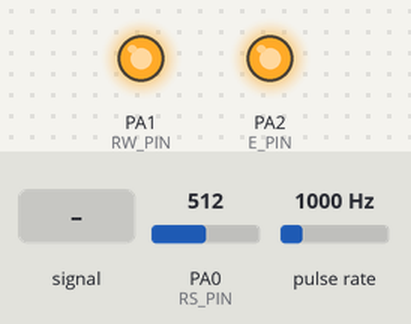
Bench run of a program on a simulated ATmega32, built with avr-gcc and emulated at 8 MHz. Parts: output pins drawn as LEDs (lit = HIGH). Wiring (inferred from the names in the program): pulse sensor: data PD6. Dashed ring = blinking. Inputs (shaded band) come from the test bench; at power-on: PA0 (RS_PIN) = 512, pulse rate 1000 Hz. Pins used as bus, display or sensor lines are not drawn.

Above: at 1.2 s.
1.3 s: PA0 (RS_PIN) fed a 2 Hz sine of ±306 counts around its level
At 1.87 s:
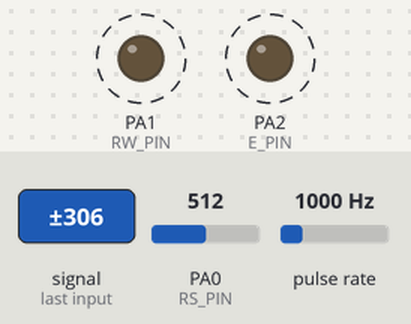
4.3 s: PA0 (RS_PIN) set to 122
At 4.6 s:
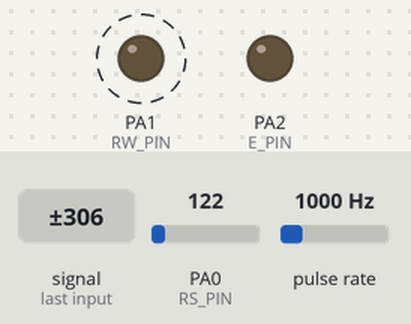
5.8 s: PA0 (RS_PIN) set to 196
7.3 s: PA0 (RS_PIN) set to 231
At 8.5 s:
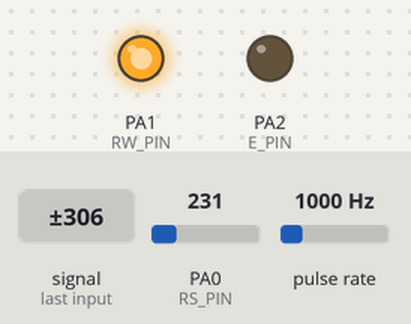
8.8 s: PA0 (RS_PIN) fed a 200 Hz sine of ±81 counts around its level
At 9.5 s:
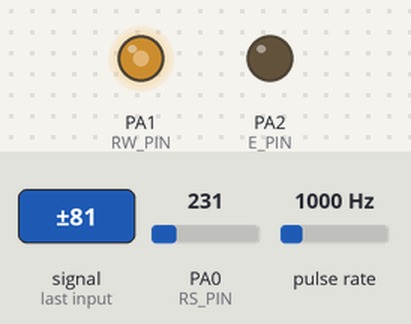
10.5 s: PA0 (RS_PIN) set to 511
At 11.4 s:
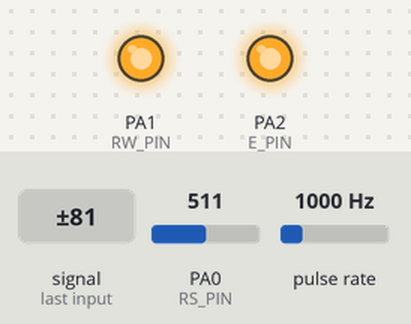
Timing chart, 0 to 13.0 s (numbered marks = the images above; inputs shaded):
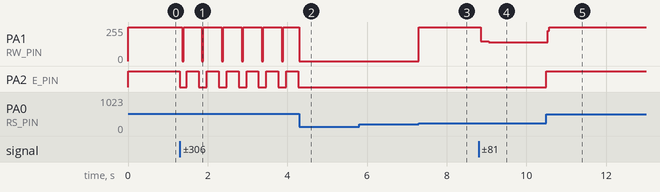

Measured:
- the behaviour switches between 214 and 215 on PA0 (RS_PIN) (found by bisection; images 2 and 3)
- after the input at 1.3 s, PA1 (RW_PIN): alternates 255/255 for 0.46 s and 0/255 for 0.04 s, starting after 0.06 s; PA2 (E_PIN): alternates HIGH for 0.30 s and LOW for 0.20 s, starting at once
- after the input at 4.3 s, PA2 (E_PIN): stops changing and stays LOW
- after the input at 5.8 s, every drawn part: stays the same
- after the input at 7.3 s, PA1 (RW_PIN): 0/255 → 255/255 at once
- after the input at 8.8 s, PA1 (RW_PIN): 255/255 → 149/255 after 0.05 s, → 142/255 0.20 s later
- after the input at 10.5 s, PA1 (RW_PIN): 142/255 → 255/255 at once; PA2 (E_PIN): LOW → HIGH at once

The program:

main.c
```c
#define F_CPU 8000000UL
#include <util/delay.h>

// Libraries
#include "./Include/LIB/BIT_MATH.h"
#include "./Include/LIB/STD_TYPES.h"

// MCAL
#include "./Include/MCAL/DIO/DIO.h"
#include "./Include/MCAL/EXTI/EXTI.h"
#include "./Include/MCAL/ADC/ADC.h"
#include "./Include/MCAL/TIMER0/TIMER0.h"
#include "./Include/MCAL/TIMER1/TIMER1.h"
#include "./Include/MCAL/TIMER2/TIMER2.h"
#include "./Include/MCAL/WDT/WDT.h"
#include "./Include/MCAL/UART/UART.h"
#include "./Include/MCAL/SPI/SPI.h"
#include "./Include/MCAL/TWI/TWI.h"

// HAL
#include "./Include/HAL/SSD/SSD.h"
#include "./Include/HAL/LCD/LCD.h"
#include "./Include/HAL/KEYPAD/KEYPAD.h"
#include "./Include/HAL/SERVO/SERVO.h"
#include "./Include/HAL/ULTRASONIC/ULTRASONIC.h"
#include "./Include/HAL/RTC/RTC.h"
#include "./Include/HAL/ExEEPROM/ExEEPROM.h"

// services
#include "./Include/SERVICES/TIMERs/Timers.h"
#include "./Include/SERVICES/UART/UART_serv.h"

//simulink
#include "./Include/Simulink/LDR.h"
#include "./Include/Simulink/lampLogicFunc.h"

void main()
{
    DIO_InitPin(PORTA,PIN0,PIN_INPUT,PIN_FLOATING);
    DIO_InitPin(PORTA,PIN1,PIN_OUTPUT,PIN_LOW);
    DIO_InitPin(PORTA,PIN2,PIN_OUTPUT,PIN_LOW);
    DIO_InitPin(PORTA,PIN3,PIN_OUTPUT,PIN_LOW);
    ADC_voidInit(ADC_PRESCALER_64,AVCC);
    while (1)
    {

        rtU.ADCreading_u16 = ADC_u16GetDigitalValueBlocking(ADC0);
        lampLogicFunc(rtU.ADCreading_u16, &rtY.firstLamp_B, &rtY.secondLamp_B,
                      &rtY.thirdLamp_B);
        DIO_WritePin(PORTA, PIN1, rtY.firstLamp_B);
        DIO_WritePin(PORTA, PIN2, rtY.secondLamp_B);
        DIO_WritePin(PORTA, PIN3, rtY.thirdLamp_B);

    }
}
```

Timers.c
```c
// (licence header left out)
/************* includes ***************/
#include "./Timers.h"

/************* Variables Declaration ***************/
static volatile uint8_t global_u8Flag = 0;
static volatile uint32_t t1,t2,t3;

/************* function prototypes ***************/
static void func_ICU(void);

void PWM_voidInit()
{
    TIMER1_voidInit(TIMER1_FAST_PWM_ICR1,TIMER1_PRESCALER_8,TIMER1_COMPARE_OUTPUT_MODE_A_NON_INVERTING,TIMER1_COMPARE_OUTPUT_MODE_B_NON_INVERTING);
}

void PWM_Freq_KHz(uint16_t Freq)
{
    if(Freq ==0);
    else
    {
        uint16_t Ttotal =1000/Freq; //first frequency in KHz then convert it to microseconds
        if(Ttotal >= 1) TIMER1_voidSetICR1Value(Ttotal-1);
        else TIMER1_voidSetICR1Value(0);
    }
}

void PWM_Freq_Hz(uint16_t Freq)
{
    if(Freq ==0);
    else
    {
        uint16_t Ttotal =1000000/Freq;
        if(Ttotal >= 1) TIMER1_voidSetICR1Value(Ttotal-1);
        else TIMER1_voidSetICR1Value(0);
    }
}

void PWM_voidDutyCycle(uint16_t DutyCycle)
{
    if(DutyCycle <= 100)
    {
        uint16_t Ton = (((uint32_t)DutyCycle * (TIMER1_voidGetICR1()+1)) / 100);
        if(Ton>= 1) TIMER1_voidSetOCR1AValue(Ton-1);
        else TIMER1_voidSetOCR1AValue(0);
    }
}

// Synchronus Function
void PWM_Measure(uint32_t *PFreq,uint8_t *Pduty)
{
    uint16_t Ton,Toff;
    TIMER1_voidSetTCNT1Value(0);
    TIMER1_voidSetCallBackCapture(func_ICU);
    TIMER1_voidInputCaptureEdge(RISING);
    TIMER1_voidCaptureInterruptEnable();
    global_u8Flag = 0;
    /*
    why setting flag=0 ?
    if it configure while it on the rising state already it will get wrong value
    / ----->----                ----------                 _________
    / |        |               ^         ∨                ^         |
    __|        |_______________|         |________________|         |
    /  wrong indicat           t1        t2               t3
    */
    while (global_u8Flag < 3);
    Ton = t2 - t1;
    Toff = t3 - t2;
    *Pduty = (Ton * 100) / (Ton + Toff);
    *PFreq = (uint32_t)1000000 / (Toff + Ton);
}

//this function is used to create interrupt every time in ms you want with call back function
void TIMER1_setInterruptTime_ms(uint16_t time,void (*pf)(void))
{
    time=(time*1000)-1;
    TIMER1_voidSetOCR1AValue(time);
    TIMER1_voidSetCallBackCOMA(pf);
    TIMER1_voidCompareAInterruptEnable();
    TIMER1_voidInit(TIMER1_CTC_OCR1A, TIMER1_PRESCALER_8, TIMER1_COMPARE_OUTPUT_MODE_A_NORMAL, TIMER1_COMPARE_OUTPUT_MODE_B_NORMAL);
}

//this function is used to create interrupt every time in us you want with call back function
void TIMER1_setInterruptTime_us(uint16_t time,void (*pf)(void))
{
    time-=1;
    TIMER1_voidSetOCR1AValue(time);
    TIMER1_voidSetCallBackCOMA(pf);
    TIMER1_voidCompareAInterruptEnable();
    TIMER1_voidInit(TIMER1_CTC_OCR1A, TIMER1_PRESCALER_8, TIMER1_COMPARE_OUTPUT_MODE_A_NORMAL, TIMER1_COMPARE_OUTPUT_MODE_B_NORMAL);
}

/***************** Call Backs ********************/
//ICU call back function
static void func_ICU(void)
{
    if (global_u8Flag == 0)
    {
        t1 = TIMER1_voidGetICR1();
        TIMER1_voidInputCaptureEdge(FALLING);
        global_u8Flag = 1;
    }
    else if (global_u8Flag == 1)
    {
        t2 = TIMER1_voidGetICR1();
        TIMER1_voidInputCaptureEdge(RISING);
        global_u8Flag = 2;
    }
    else if (global_u8Flag == 2)
    {
        t3 = TIMER1_voidGetICR1();
        TIMER1_voidCaptureInterruptDisable();
        global_u8Flag = 3;
    }
}
```

Timers.h
```c
// (licence header left out)
#ifndef _TIMERS_SERVICES_H_
#define _TIMERS_SERVICES_H_


/************* includes ***************/
#include "./../../MCAL/TIMER1/TIMER1.h"

/************* macros ***************/

/************* typedefs ***************/

/************* function prototypes ***************/
void PWM_voidInit();
void PWM_Freq_KHz(uint16_t Freq);
void PWM_Freq_Hz(uint16_t Freq);
void PWM_voidDutyCycle(uint16_t DutyCycle);
void PWM_Measure(uint32_t *PFreq, uint8_t *Pduty);

#endif /* _TIMERS_SERVICES_H_ */
```

UART_serv.c
```c
// (licence header left out)
/*-------------------------------------section includes---------------------------------------*/
#include "./UART_serv.h"
/*--------------------------------------------------------------------------------------------*/

/*---------------------------------------Variables Declarations-------------------------------*/
static uint8_t *str_send;
static uint8_t *str_read;
/*--------------------------------------------------------------------------------------------*/


/*---------------------------------------function declarations--------------------------------*/
static void sendAsynch_CallBack();
static void raedAsynch_CallBack();
/*--------------------------------------------------------------------------------------------*/


/*---------------------------------------function definitions---------------------------------*/
void UART_voidSendStringSynch(uint8_t *A_u8String)
{
    while (*A_u8String != '\0')
    {
        UART_voidSendByteSynch(*A_u8String);
        A_u8String++;
    }
}

void UART_voidReadStringSynch(uint8_t *A_u8String)
{
    uint8_t i=0;
    A_u8String[i] = UART_u8ReadByteSynch();
    while (A_u8String[i] != '#')
    {
        i++;
        A_u8String[i] = UART_u8ReadByteSynch();
    }
    A_u8String[i] = '\0'; // null terminate the string
}

void UART_voidSendStringAsynch(uint8_t *A_u8String)
{
    UART_voidSetCallTXC(sendAsynch_CallBack);
    UART_voidTXInterruptEnable();
    UART_voidSendByteNoBlock(A_u8String[0]);
    str_send = A_u8String;
}

void UART_voidReadStringAsynch(uint8_t *A_u8String)
{
    UART_voidSetCallRXC(raedAsynch_CallBack);
    UART_voidRXInterruptEnable();
    str_read=A_u8String;
}

static void raedAsynch_CallBack()
{
    static uint8_t i=0;
    str_read[i]=UART_u8ReadByteNoBlock();
    if(str_read[i]=='#')
    {
        str_read[i]='\0';
        i=0;
    }
    else i++;
}

static void sendAsynch_CallBack()
{
    static uint8_t i=1;
    if (str_send[i] != '\0')
    {
        UART_voidSendByteNoBlock(str_send[i]);
        i++;
    }else
    {
        i=1;
    }
}


/*--------------------------------------------------------------------------------------------*/
```

UART_serv.h
```c
#ifndef _UART_SERV_H
#define _UART_SERV_H

/*-------------------------------------section includes---------------------------------------*/
#include "./../../MCAL/UART/UART.h"
/*--------------------------------------------------------------------------------------------*/

void UART_voidSendStringSynch(uint8_t *A_u8String);
void UART_voidReadStringSynch(uint8_t *A_u8String);
void UART_voidSendStringAsynch(uint8_t *A_u8String);
void UART_voidReadStringAsynch(uint8_t *A_u8String);

#endif /* _UART_SERV_H */
```

LDR.c
```c
/*
 * File: LDR.c
 *
 * Code generated for Simulink model 'LDR'.
 *
 * Model version                  : 1.10
 * Simulink Coder version         : 24.1 (R2024a) 19-Nov-2023
 * C/C++ source code generated on : Tue May 20 18:34:20 2025
 *
 * Target selection: ert.tlc
 * Embedded hardware selection: Atmel->AVR (8-bit)
 * Code generation objectives:
 *    1. Execution efficiency
 *    2. RAM efficiency
 * Validation result: Not run
 */

#include "LDR.h"
#include "lampLogicFunc.h"

/* External inputs (root inport signals with default storage) */
ExtU rtU;

/* External outputs (root outports fed by signals with default storage) */
ExtY rtY;

/* Model step function */
void LDR_step(void)
{
  /* Outputs for Atomic SubSystem: '<Root>/lampLogicFunc' */

  /* Inport: '<Root>/ADCreading_u16' incorporates:
   *  Outport: '<Root>/firstLamp_B'
   *  Outport: '<Root>/secondLamp_B'
   *  Outport: '<Root>/thirdLamp_B'
   */
  lampLogicFunc(rtU.ADCreading_u16, &rtY.firstLamp_B, &rtY.secondLamp_B,
                &rtY.thirdLamp_B);

  /* End of Outputs for SubSystem: '<Root>/lampLogicFunc' */
}

/* Model initialize function */
void LDR_initialize(void)
{
  /* (no initialization code required) */
}

/*
 * File trailer for generated code.
 *
 * [EOF]
 */
```

LDR.h
```c
/*
 * File: LDR.h
 *
 * Code generated for Simulink model 'LDR'.
 *
 * Model version                  : 1.10
 * Simulink Coder version         : 24.1 (R2024a) 19-Nov-2023
 * C/C++ source code generated on : Tue May 20 18:34:20 2025
 *
 * Target selection: ert.tlc
 * Embedded hardware selection: Atmel->AVR (8-bit)
 * Code generation objectives:
 *    1. Execution efficiency
 *    2. RAM efficiency
 * Validation result: Not run
 */

#ifndef LDR_h_
#define LDR_h_
#ifndef LDR_COMMON_INCLUDES_
#define LDR_COMMON_INCLUDES_
#include "rtwtypes.h"
#endif                                 /* LDR_COMMON_INCLUDES_ */

#include "LDR_types.h"

/* External inputs (root inport signals with default storage) */
typedef struct {
  uint16_T ADCreading_u16;             /* '<Root>/ADCreading_u16' */
} ExtU;

/* External outputs (root outports fed by signals with default storage) */
typedef struct {
  boolean_T firstLamp_B;               /* '<Root>/firstLamp_B' */
  boolean_T secondLamp_B;              /* '<Root>/secondLamp_B' */
  boolean_T thirdLamp_B;               /* '<Root>/thirdLamp_B' */
} ExtY;

/* External inputs (root inport signals with default storage) */
extern ExtU rtU;

/* External outputs (root outports fed by signals with default storage) */
extern ExtY rtY;

/* Model entry point functions */
extern void LDR_initialize(void);
extern void LDR_step(void);

/*-
 * The generated code includes comments that allow you to trace directly
 * back to the appropriate location in the model.  The basic format
 * is <system>/block_name, where system is the system number (uniquely
 * assigned by Simulink) and block_name is the name of the block.
 *
 * Use the MATLAB hilite_system command to trace the generated code back
 * to the model.  For example,
 *
 * hilite_system('<S3>')    - opens system 3
 * hilite_system('<S3>/Kp') - opens and selects block Kp which resides in S3
 *
 * Here is the system hierarchy for this model
 *
 * '<Root>' : 'LDR'
 * '<S1>'   : 'LDR/lampLogicFunc'
 * '<S2>'   : 'LDR/lampLogicFunc/Truth Table'
 */
#endif                                 /* LDR_h_ */

/*
 * File trailer for generated code.
 *
 * [EOF]
 */
```

LDR_types.h
```c
/*
 * File: LDR_types.h
 *
 * Code generated for Simulink model 'LDR'.
 *
 * Model version                  : 1.10
 * Simulink Coder version         : 24.1 (R2024a) 19-Nov-2023
 * C/C++ source code generated on : Tue May 20 18:34:20 2025
 *
 * Target selection: ert.tlc
 * Embedded hardware selection: Atmel->AVR (8-bit)
 * Code generation objectives:
 *    1. Execution efficiency
 *    2. RAM efficiency
 * Validation result: Not run
 */

#ifndef LDR_types_h_
#define LDR_types_h_
#endif                                 /* LDR_types_h_ */

/*
 * File trailer for generated code.
 *
 * [EOF]
 */
```

lampLogicFunc.c
```c
/*
 * File: lampLogicFunc.c
 *
 * Code generated for Simulink model 'LDR'.
 *
 * Model version                  : 1.10
 * Simulink Coder version         : 24.1 (R2024a) 19-Nov-2023
 * C/C++ source code generated on : Tue May 20 18:34:20 2025
 *
 * Target selection: ert.tlc
 * Embedded hardware selection: Atmel->AVR (8-bit)
 * Code generation objectives:
 *    1. Execution efficiency
 *    2. RAM efficiency
 * Validation result: Not run
 */

#include "rtwtypes.h"
#include "lampLogicFunc.h"

/* Output and update for atomic system: '<Root>/lampLogicFunc' */
void lampLogicFunc(uint16_T rtu_ADCreading_u16, boolean_T *rty_firstLamp_B,
                   boolean_T *rty_secondLamp_B, boolean_T *rty_thirdLamp_B)
{
  uint8_T rtb_Divide;

  /* Product: '<S1>/Divide' incorporates:
   *  Constant: '<S1>/Constant'
   *  Gain: '<S1>/Gain1'
   */
  rtb_Divide = (uint8_T)(100UL * rtu_ADCreading_u16 / 1023UL);

  /* Truth Table: '<S1>/Truth Table' */
  /*  Example condition 1 */
  /*  Example condition 2 */
  /*  Condition #3 */
  if (rtb_Divide > 60) {
    /*  Example action 1 called from D1 & D2 column in condition table */
    *rty_firstLamp_B = true;
    *rty_secondLamp_B = true;
    *rty_thirdLamp_B = true;
  } else if (rtb_Divide > 40) {
    *rty_firstLamp_B = true;
    *rty_secondLamp_B = true;
    *rty_thirdLamp_B = false;
  } else if (rtb_Divide > 20) {
    /*  Example action 2 called from D3 column in condition table */
    *rty_firstLamp_B = true;
    *rty_secondLamp_B = false;
    *rty_thirdLamp_B = false;
  } else {
    /*  Default */
    *rty_firstLamp_B = false;
    *rty_secondLamp_B = false;
    *rty_thirdLamp_B = false;
  }

  /* End of Truth Table: '<S1>/Truth Table' */
}

/*
 * File trailer for generated code.
 *
 * [EOF]
 */
```

lampLogicFunc.h
```c
/*
 * File: lampLogicFunc.h
 *
 * Code generated for Simulink model 'LDR'.
 *
 * Model version                  : 1.10
 * Simulink Coder version         : 24.1 (R2024a) 19-Nov-2023
 * C/C++ source code generated on : Tue May 20 18:34:20 2025
 *
 * Target selection: ert.tlc
 * Embedded hardware selection: Atmel->AVR (8-bit)
 * Code generation objectives:
 *    1. Execution efficiency
 *    2. RAM efficiency
 * Validation result: Not run
 */

#ifndef lampLogicFunc_h_
#define lampLogicFunc_h_
#ifndef LDR_COMMON_INCLUDES_
#define LDR_COMMON_INCLUDES_
#include "rtwtypes.h"
#endif                                 /* LDR_COMMON_INCLUDES_ */

extern void lampLogicFunc(uint16_T rtu_ADCreading_u16, boolean_T
  *rty_firstLamp_B, boolean_T *rty_secondLamp_B, boolean_T *rty_thirdLamp_B);

#endif                                 /* lampLogicFunc_h_ */

/*
 * File trailer for generated code.
 *
 * [EOF]
 */
```

KEYPAD_Cfg.h
```c
// (licence header left out)
#ifndef INCLUDE_HAL_KEYPAD_KEYPAD_CONFIGURATION_H_
#define INCLUDE_HAL_KEYPAD_KEYPAD_CONFIGURATION_H_

#define KEYPAD_PORT PORTC
#define KEYPAD_SYMBOLS {{'7','8','9','/'},{'4','5','6','x'},{'1','2','3','-'},{'C','0','=','+'}};
#define ROW_PINS {PIN0,PIN1,PIN2,PIN3}
#define COL_PINS {PIN4,PIN5,PIN6,PIN7}

#define COLS_NUMBER 4
#define ROWS_NUMBER 4

#define DEBOUNCING_DELAY 150
#define KEY_NOT_PRESSED 255

#define FLAG_UP 1
#define FLAG_DOWN 0


#endif /* INCLUDE_HAL_KEYPAD_KEYPAD_CONFIGURATION_H_ */
```

LCD_Cfg.h
```c
// (licence header left out)
#ifndef INCLUDE_HAL_LCD_LCD_CONFIGURATION_H_
#define INCLUDE_HAL_LCD_LCD_CONFIGURATION_H_

#include "./../../MCAL/DIO/DIO.h"
#include "./../../LIB/STD_TYPES.h"
#include "./../../LIB/BIT_MATH.h"


#define LCD_CONTROL_PORT PORTA
#define LCD_DATA_PORT PORTA

#define RS_PIN PIN0
#define RW_PIN PIN1
#define E_PIN PIN2

//for 4-bit mode choose the data pins
#define LCD_PIN0 PIN3
#define LCD_PIN1 PIN4
#define LCD_PIN2 PIN5
#define LCD_PIN3 PIN6

#define LCD_ROW_ONE 1
#define LCD_ROW_TWO 2

/*
Options:-
    _4_BIT_MODE
    _8_BIT_MODE
*/
#define LCD_MODE _4_BIT_MODE

/*
Options:-
    ONE_LINE
    TWO_LINE
*/
#define LCD_LINE_NO TWO_LINE

/*
Options:-
    DOTS_5_7
    DOTS_5_10
*/
#define LCD_FONT DOTS_5_7

/*
Options:-           (FOR DD RAM)
    DISPLAY_OFF
    DISPLAY_ON
*/
#define DISPLAY_STATUS DISPLAY_ON

/*
Options:-
    CURSOR_OFF
    CURSOR_ON
*/
#define CURSOR_STATUS CURSOR_OFF

/*
Options:-
    CURSOR_BLANK_OFF
    CURSOR_BLANK_ON
*/
#define CURSOR_BLANK_STATUS CURSOR_BLANK_OFF

/*
Options:-
    ID_DECREASE
    ID_INCREASE
*/
#define ID_STATUS ID_INCREASE

/*
Options:-
    SHIFT_DISPLAY_OFF
    SHIFT_DISPLAY_ON
*/
#define SHIFT_DISPLAY SHIFT_DISPLAY_OFF


// intiaion
#define FUNCTION_SET CONC_BIT(0, 0, 1, 1, LCD_LINE_NO, LCD_FONT, 0, 0)
#define ON_OFF_CONTROL CONC_BIT(0, 0, 0, 0, 1, DISPLAY_STATUS, CURSOR_STATUS, CURSOR_BLANK_STATUS)
#define DISPLAY_CLEAR 0b00000001
#define ENTRY_MODE_SET CONC_BIT(0, 0, 0, 0, 0, 1, ID_STATUS, SHIFT_DISPLAY)

//for 4-bit mode

#define FUNCTION_SET1 0b00100000
#define FUNCTION_SET2 0b00100000
#define FUNCTION_SET3 CONC_BIT(LCD_LINE_NO, LCD_FONT, 0, 0, 0, 0, 0, 0)
#define ON_OFF_CONTROL1 0b00000000
#define ON_OFF_CONTROL2 CONC_BIT(1, DISPLAY_STATUS, CURSOR_STATUS, CURSOR_BLANK_STATUS, 0, 0, 0, 0)
#define DISPLAY_CLEAR1 0b00000000
#define DISPLAY_CLEAR2 0b00010000
#define DISPLAY_CLEAR 0b00000001
#define ENTRY_MODE_SET1 0b00000000
#define ENTRY_MODE_SET2 CONC_BIT(0, 1, ID_STATUS, SHIFT_DISPLAY, 0, 0, 0, 0)


#endif /* INCLUDE_HAL_LCD8_LCD8_CONFIGURATION_H_ */
```

SSD_Config.h
```c
#ifndef _SSD_CONFIG_H_
#define _SSD_CONFIG_H_

#include "./../../MCAL/DIO/DIO.h"
#include "./../../LIB/STD_TYPES.h"
#include "./../../LIB/BIT_MATH.h"


// a    b    c    d    e    f    g
//PD0  PD1  PD2  PD3  PD4  PD5  PD6

#define SSD_DATA_PORT PORTD

#define ZERO 0b00111111
#define ONE 0b00000110
#define TWO 0b01011011
#define THREE 0b01001111
#define FOUR 0b01100110
#define FIVE 0b01101101
#define SIX 0b01111101
#define SEVEN 0b00000111
#define EIGHT 0b01111111
#define NINE 0b01101111

#endif /* _SSD_CONFIG_H_ */
```

Source omitted: rtwtypes.h (3667 bytes), ExEEPROM.c (2903 bytes), ExEEPROM.h (709 bytes), KEYPAD.c (2201 bytes), KEYPAD.h (546 bytes), LCD.c (8308 bytes), LCD.h (1035 bytes), RTC.c (7081 bytes), RTC.h (1421 bytes), SERVO.c (1410 bytes), SERVO.h (537 bytes), SSD.c (184 bytes) and 32 more
